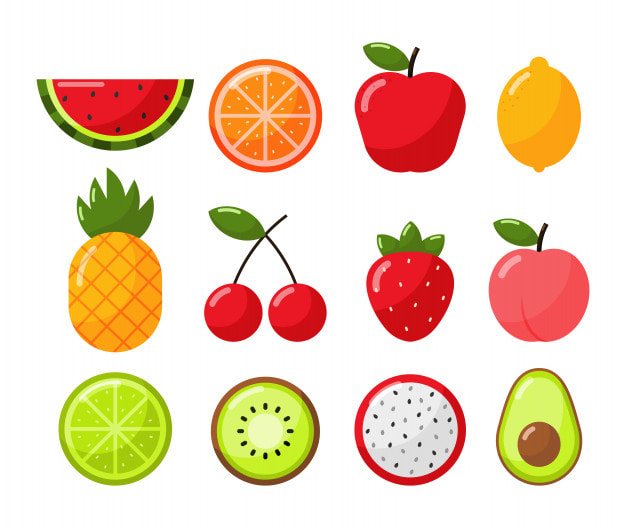
#> input picture Work/test1.jpg, 626 x 528 px
$ jupyter execute Untitled1.ipynb
#> lines starting #> are read from the running program, lines starting #| are printed output that depends on the picture; after the words box and inside, x2 and y2 are one past the last pixel; in counts of white or black regions, pixels touching at a corner belong together
[cell 1]
import cv2

[cell 2]
import numpy as np

[cell 3]
#read the image.
img = cv2.imread('test1.jpg')
#> img is the input picture: shape (528, 626, 3); mean B, G, R 189.1, 213.6, 238.8

[cell 4]
#change Bg color to Gray Scale
img = cv2.cvtColor(img, cv2.COLOR_BGR2GRAY)
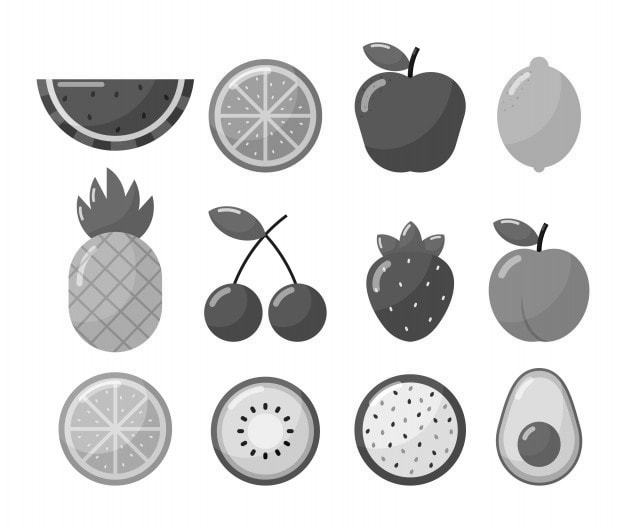
#> img: shape (528, 626); min 0, max 255, mean 218.4

[cell 5]
#specify block size ; size of a pixel neighborhood that is used to calculate a threshold value for the pixel.(Here 225*255)
_, thresh = cv2.threshold(img, 225, 225,cv2.THRESH_BINARY_INV)
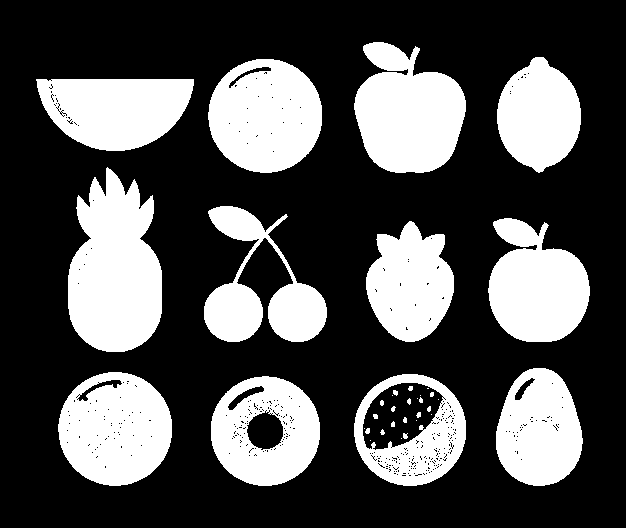
#> thresh: shape (528, 626); values 0 (black) and 225 (white), 31.7% white; 37 white regions (14 under 20 px), largest, box (x1, y1, x2, y2) and area: (68, 167, 162, 352) 12825, (354, 42, 466, 173) 10449, (208, 59, 322, 173) 10064
#increases object area and create new array.
kernal = np.ones((2,2), np.uint8)

[cell 6]
#morphological filter to image
dilation = cv2.dilate(thresh,kernal, iterations=2)
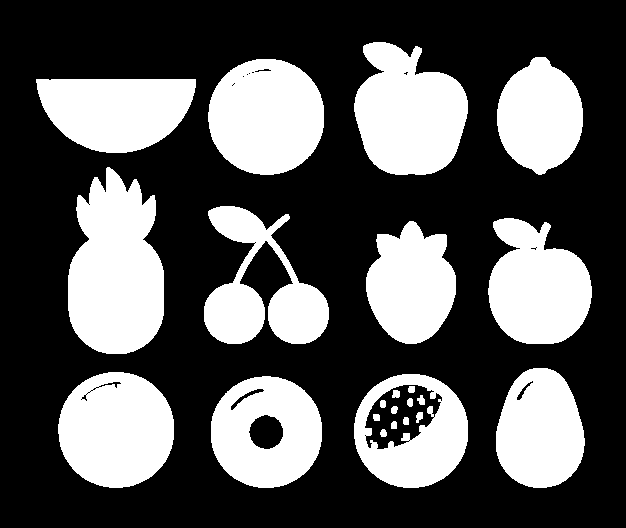
#> dilation: shape (528, 626); values 0 (black) and 225 (white), 34.3% white; 23 white regions

[cell 7]
#find all boundary pts of an obj ; retrieves the outer extreme contours ; detects the borders of obj and localize them in img
contours, hierarchy = cv2.findContours(dilation, cv2.RETR_EXTERNAL, cv2.CHAIN_APPROX_SIMPLE)
#> contours = 12 contours; largest, box (x1, y1, x2, y2) and area: (68, 167, 164, 354) 13305, (354, 42, 468, 175) 10870, (208, 59, 324, 175) 10533, (58, 372, 174, 488) 10489, (354, 374, 468, 488) 10195

[cell 8]
#length of contours
objects = str(len(contours))
#> objects = '12'

[cell 9]
#create array of dtype as uint8
text = "Obj:"+str(objects)
#> text = 'Obj:12'
cv2.putText(dilation, text, (10,25), cv2.FONT_HERSHEY_SIMPLEX, 0.4, (240,0,159), 1)
#> dilation: shape (528, 626); 0.03% of pixels changed, all inside (x1, y1, x2, y2) = (11, 16, 50, 29)
